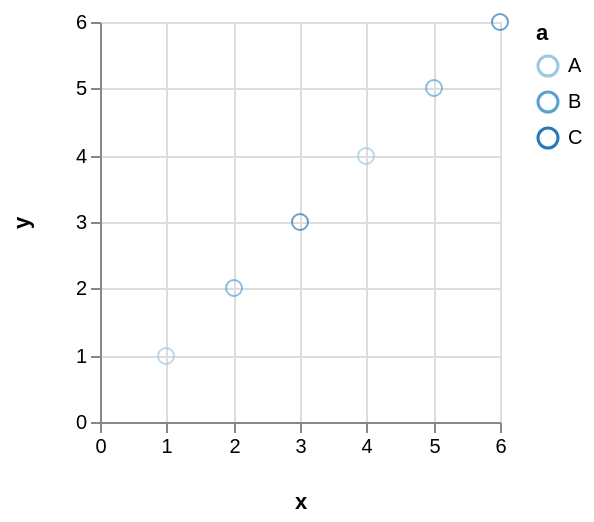

Specify this chart in Vega-Lite:
### Vega specification from a JSON file in a GitHub repository (floating-point values rounded to 4 significant figures)
{"$schema": "https://vega.github.io/schema/vega/v3.0.json", "autosize": "pad", "padding": 5, "encode": {"update": {"stroke": {"value": "#ccc"}, "fill": {"value": "transparent"}}}, "data": [{"name": "source_0", "values": [{"a": "B", "x": 2, "y": 2}, {"a": "A", "x": 1, "y": 1}, {"a": "A", "x": 4, "y": 4}, {"a": "B", "x": 5, "y": 5}, {"a": "C", "x": 3, "y": 3}, {"a": "C", "x": 6, "y": 6}]}, {"name": "data_0", "source": "source_0", "transform": [{"type": "formula", "expr": "toNumber(datum[\"x\"])", "as": "x"}, {"type": "formula", "expr": "toNumber(datum[\"y\"])", "as": "y"}, {"type": "filter", "expr": "datum[\"x\"] !== null && !isNaN(datum[\"x\"]) && datum[\"y\"] !== null && !isNaN(datum[\"y\"])"}]}], "signals": [{"name": "width", "update": "200"}, {"name": "height", "update": "200"}], "marks": [{"name": "marks", "type": "symbol", "role": "point", "from": {"data": "data_0"}, "encode": {"update": {"x": {"scale": "x", "field": "x"}, "y": {"scale": "y", "field": "y"}, "stroke": {"scale": "color", "field": "a"}, "fill": {"value": "transparent"}, "opacity": {"value": 0.7}}}}], "scales": [{"name": "x", "type": "linear", "domain": {"data": "data_0", "field": "x"}, "range": [0, {"signal": "width"}], "round": true, "nice": true, "zero": true}, {"name": "y", "type": "linear", "domain": {"data": "data_0", "field": "y"}, "range": [{"signal": "height"}, 0], "round": true, "nice": true, "zero": true}, {"name": "color", "type": "ordinal", "domain": {"data": "data_0", "field": "a", "sort": true}, "range": "ordinal"}], "axes": [{"scale": "x", "labelOverlap": true, "orient": "bottom", "tickCount": {"signal": "ceil(width/40)"}, "title": "x", "zindex": 1}, {"scale": "x", "domain": false, "grid": true, "labels": false, "maxExtent": 0, "minExtent": 0, "orient": "bottom", "tickCount": {"signal": "ceil(width/40)"}, "ticks": false, "zindex": 0, "gridScale": "y"}, {"scale": "y", "labelOverlap": true, "orient": "left", "tickCount": {"signal": "ceil(height/40)"}, "title": "y", "zindex": 1}, {"scale": "y", "domain": false, "grid": true, "labels": false, "maxExtent": 0, "minExtent": 0, "orient": "left", "tickCount": {"signal": "ceil(height/40)"}, "ticks": false, "zindex": 0, "gridScale": "x"}], "legends": [{"stroke": "color", "title": "a"}], "config": {"axis": {"minExtent": 30}}}
